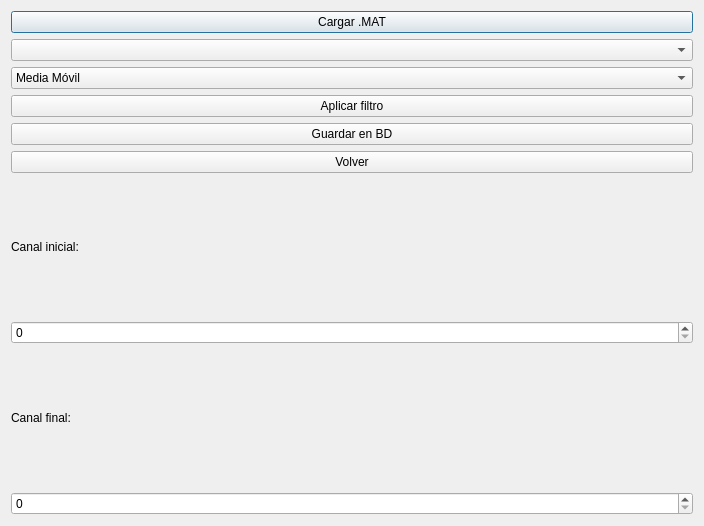
<?xml version='1.0' encoding='utf-8'?>
<ui version="4.0">
 <class>Dialog</class>
 <widget class="QDialog" name="Dialog">
  <property name="geometry">
   <rect>
    <x>0</x>
    <y>0</y>
    <width>704</width>
    <height>526</height>
   </rect>
  </property>
  <property name="windowTitle">
   <string>Dialog</string>
  </property>
  <layout class="QVBoxLayout" name="verticalLayoutPrincipal">
   <item>
    <widget class="QPushButton" name="botonCargarMAT">
     <property name="text">
      <string>Cargar .MAT</string>
     </property>
    </widget>
   </item>
   <item>
    <widget class="QComboBox" name="comboSenales" />
   </item>
   <item>
    <widget class="QComboBox" name="comboFiltro">
     <item>
      <property name="text">
       <string>Media Móvil</string>
      </property>
     </item>
     <item>
      <property name="text">
       <string>Mediana</string>
      </property>
     </item>
    </widget>
   </item>
   <item>
    <widget class="QPushButton" name="botonFiltrar">
     <property name="text">
      <string>Aplicar filtro</string>
     </property>
    </widget>
   </item>
   <item>
    <layout class="QVBoxLayout" name="layout_grafico" />
   </item>
   <item>
    <widget class="QPushButton" name="botonGuardar">
     <property name="text">
      <string>Guardar en BD</string>
     </property>
    </widget>
   </item>
   <item>
    <widget class="QPushButton" name="botonVolver">
     <property name="text">
      <string>Volver</string>
     </property>
    </widget>
   </item>
  <item><widget class="QLabel" name="label_canalInicio"><property name="text"><string>Canal inicial:</string></property></widget></item><item><widget class="QSpinBox" name="canalInicio"><property name="minimum"><number>0</number></property><property name="maximum"><number>100</number></property></widget></item><item><widget class="QLabel" name="label_canalFin"><property name="text"><string>Canal final:</string></property></widget></item><item><widget class="QSpinBox" name="canalFin"><property name="minimum"><number>0</number></property><property name="maximum"><number>100</number></property></widget></item></layout>
 </widget>
 <resources />
 <connections />
</ui>
